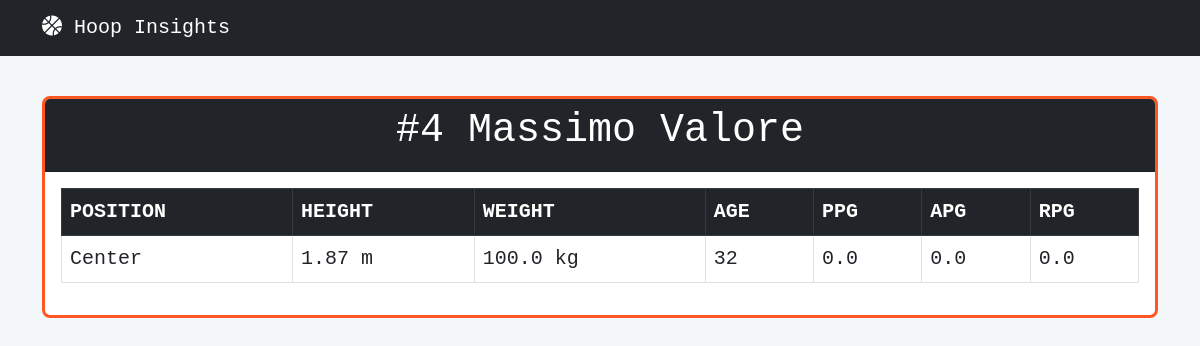
The page /player/12 on the database as committed earlier.
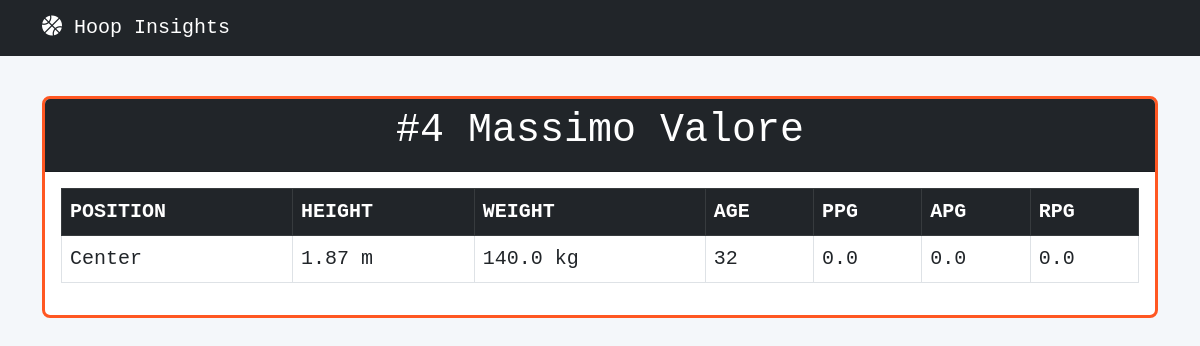
The same page on the database as committed later.
### tables this page shows
CREATE TABLE players (
    id INTEGER PRIMARY KEY AUTOINCREMENT,
    name VARCHAR(255),
    jersey INTEGER,
    position VARCHAR(255),
    height REAL,
    weight REAL,
    age INTEGER,
    ppg REAL DEFAULT 0,
    rpg REAL DEFAULT 0,
    apg REAL DEFAULT 0,
    fpg REAL DEFAULT 0
);

### app.py (the view)
@app.route("/player/<int:id>")
def get_player(id):
    connection = get_connection()
    if connection:
        cursor = connection.cursor()
        cursor.execute("SELECT * FROM players WHERE id = ?", (id,))
        player = cursor.fetchone()
        connection.close()
        if player:
            return render_template("player.html", player=player)
        else:
            return {"error": "Player not found"}, 404
    else:
        return {"error": "Database error"}, 500

### app.py (called while the page is built)
def get_connection():
    connection = sqlite3.connect("data/database.db")
    connection.row_factory = sqlite3.Row
    return connection

### templates/player.html
{% extends "base.html" %} {% block content %}
<div class="card border-warning mt-3">
  <div class="card-header bg-dark text-white text-center">
    <h1>#{{ player['jersey'] }} {{ player['name'] }}</h1>
  </div>
  <div class="card-body">
    <table class="table table-bordered">
      <thead class="table-dark">
        <tr>
          <th>POSITION</th>
          <th>HEIGHT</th>
          <th>WEIGHT</th>
          <th>AGE</th>
          <th>PPG</th>
          <th>APG</th>
          <th>RPG</th>
        </tr>
      </thead>
      <tbody>
        <tr>
          <td>{{ player['position'] }}</td>
          <td>{{ player['height'] }} m</td>
          <td>{{ player['weight'] }} kg</td>
          <td>{{ player['age'] }}</td>
          <td>{{ player['ppg'] }}</td>
          <td>{{ player['apg'] }}</td>
          <td>{{ player['rpg'] }}</td>
        </tr>
      </tbody>
    </table>
  </div>
</div>
{% endblock %}

Rows that differ between the two databases and show on the page:
changed players "Massimo Valore": weight "100.0" → "140.0"
